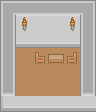

This game map was drawn from its Tiled (.tmx) file and the tilesets committed beside it. A one-line description and the trimmed map source follow:
An orthogonal 6x7 tile map with 16x16 px tiles, 6 tile layers (Land, Sea, Objects, Ground Overlay, ...) and 2 objects.

<map version="1.0" orientation="orthogonal" renderorder="right-down" width="6" height="7" tilewidth="16" tileheight="16" nextobjectid="13">
 <tileset firstgid="1" name="roguelikeSheet_transparent" tilewidth="16" tileheight="16" spacing="1" tilecount="1767">
  <image source="../Images/roguelikeSheet_transparent.png" width="968" height="526" />
 </tileset>
 <layer name="Land" width="6" height="7">
  <data>[42 cells, 42 non-empty, 1 distinct tile ids]</data>
 </layer>
 <layer name="Sea" width="6" height="7">
  <data>[42 cells, 0 non-empty, 0 distinct tile ids]</data>
 </layer>
 <layer name="Objects" width="6" height="7">
  <data>[42 cells, 33 non-empty, 11 distinct tile ids]</data>
 </layer>
 <layer name="Ground Overlay" width="6" height="7">
  <data>[42 cells, 0 non-empty, 0 distinct tile ids]</data>
 </layer>
 <objectgroup name="Signs" />
 <objectgroup name="Open Doors">
  <object id="11" gid="94" x="64" y="112" width="16" height="16">
   <properties>
    <property name="Connected" value="Houses/2.tmx" />
    <property name="GoX" value="1" />
    <property name="GoY" value="3" />
   </properties>
  </object>
  <object id="12" gid="261" x="16" y="112" width="16" height="16">
   <properties>
    <property name="Connected" value="Maps/2.tmx" />
    <property name="GoX" value="87" />
    <property name="GoY" value="12" />
   </properties>
  </object>
 </objectgroup>
 <layer name="Doors/Windows/Roofs" width="6" height="7">
  <data>[42 cells, 2 non-empty, 1 distinct tile ids]</data>
 </layer>
 <layer name="Roof Overlay" width="6" height="7">
  <data>[42 cells, 0 non-empty, 0 distinct tile ids]</data>
 </layer>
</map>
